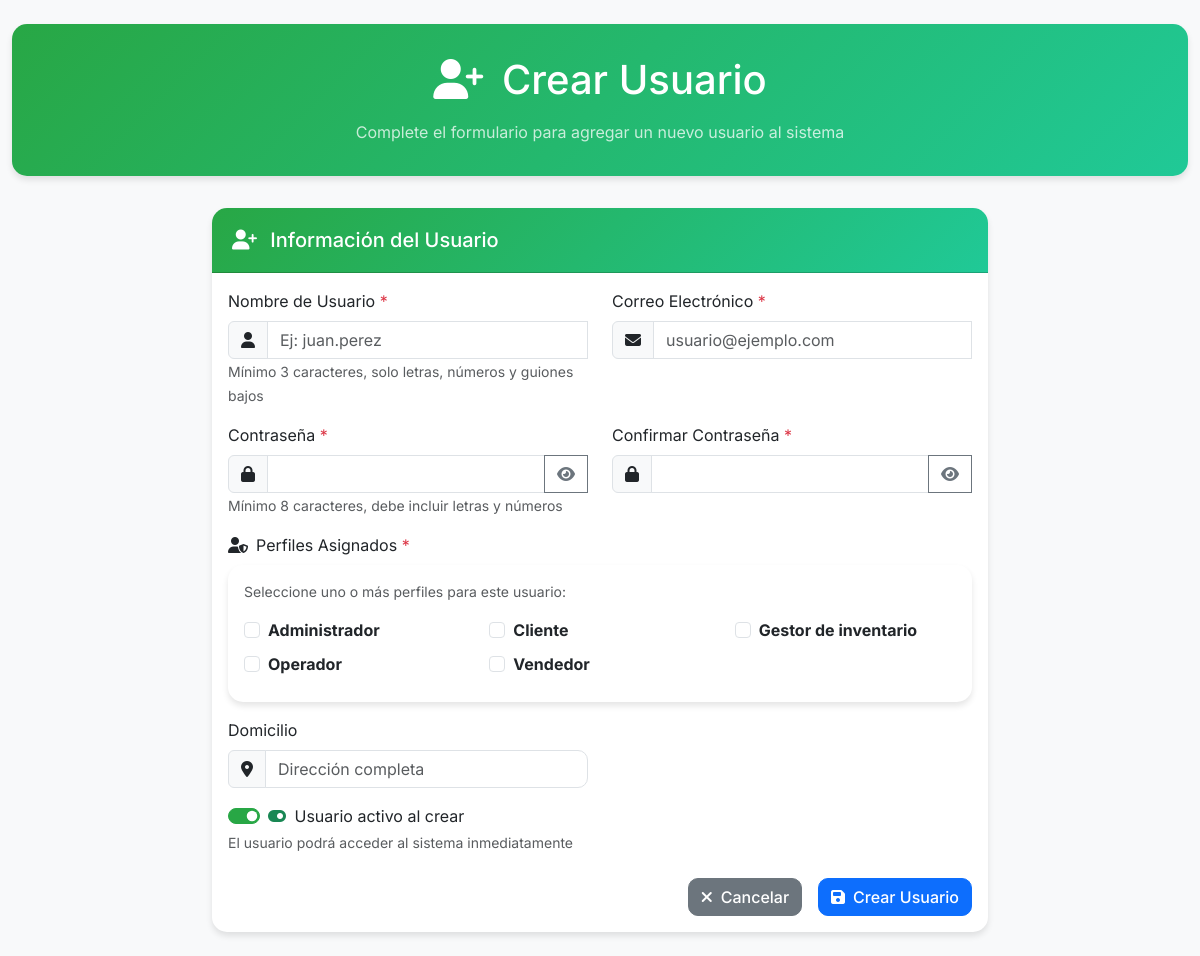
/controllers/UsuarioController.php?a=crear (signed in), run on the app's committed database.
### tables this page shows
CREATE TABLE `perfiles` (
  `id` int(11) NOT NULL,
  `nombre` varchar(45) NOT NULL,
  `estado` tinyint(1) NOT NULL DEFAULT 1 COMMENT 'Estado del perfil: 1=Activo, 0=Inactivo'
);

### controllers/BaseController.php (called while the page is built, shortened)
<?php
class BaseController {
    protected function render($vista, $datos = []) {
        extract($datos);
        include $vista;
    }
}
?>

### config/database.php (called while the page is built)
<?php
class Database {
    private static $instance = null;
    private $connection;
    private $host = 'localhost';
    private $dbname = 'premoldeado';
    private $username = 'root';
    private $password = '';
    public static function getInstance() {
        if (self::$instance === null) {
            self::$instance = new self();
        }
        return self::$instance;
    }
    private function __construct() {
        try {
            $this->connection = new PDO(
                "mysql:host={$this->host};dbname={$this->dbname};charset=utf8mb4",
                $this->username,
                $this->password,
                [
                    PDO::ATTR_ERRMODE => PDO::ERRMODE_EXCEPTION,
                    PDO::ATTR_DEFAULT_FETCH_MODE => PDO::FETCH_ASSOC,
                    PDO::ATTR_EMULATE_PREPARES => false
                ]
            );
        } catch (PDOException $e) {
            die("Error de conexión: " . $e->getMessage());
        }
    }
    public function getConnection() {
        return $this->connection;
    }
}
?>

### models/Usuario.php (called while the page is built, shortened)
<?php
require_once __DIR__ . '/../config/database.php';
class Usuario {
    private $db;
    public function __construct() {
        $this->db = Database::getInstance()->getConnection();
    }
    public function obtenerPerfiles() {
        try {
            $sql = "SELECT id, nombre FROM perfiles WHERE estado = 1 ORDER BY nombre";
            $stmt = $this->db->prepare($sql);
            $stmt->execute();
            return $stmt->fetchAll(PDO::FETCH_ASSOC);
        } catch (PDOException $e) {
            error_log("Error al obtener perfiles: " . $e->getMessage());
            return [];
        }
    }
}
?>

### views/pages/usuarios/crear_usuario.php (the view, shortened to what this page needs)
<!DOCTYPE html>
<html lang="es">
<head>
    <?php
    include_once __DIR__ . '/../../components/common-styles.php';
    ?>
</head>
<body>
    <div class="container-fluid py-4">
        <div class="page-header text-center">
            <h1 class="mb-3">
                <i class="fas fa-user-plus me-2"></i>
                <?= htmlspecialchars($titulo ?? 'Crear Usuario') ?>
            </h1>
            <p class="mb-0 opacity-75">Complete el formulario para agregar un nuevo usuario al sistema</p>
        </div>
        <div class="row justify-content-center">
            <div class="col-md-10 col-lg-8">
                <div class="card">
                    <div class="card-header">
                        <h5 class="card-title mb-0">
                            <i class="fas fa-user-plus me-2"></i>
                            Información del Usuario
                        </h5>
                    </div>
                    <div class="card-body">
                        <form method="POST"
                              action="/Sistema_Premoldeado/controllers/UsuarioController.php?a=guardarNuevoUsuario"
                              id="formCrearUsuario"
                              novalidate>
                                <div class="row">
                                    <div class="col-md-6 mb-3">
                                        <label for="nombre_usuario" class="form-label">
                                            Nombre de Usuario <span class="text-danger">*</span>
                                        </label>
                                        <div class="input-group">
                                            <span class="input-group-text">
                                                <i class="fas fa-user"></i>
                                            </span>
                                            <input type="text"
                                                   class="form-control"
                                                   id="nombre_usuario"
                                                   name="nombre_usuario"
                                                   placeholder="Ej: juan.perez"
                                                   required
                                                   minlength="3"
                                                   maxlength="50">
                                        </div>
                                        <small class="form-text text-muted">
                                            Mínimo 3 caracteres, solo letras, números y guiones bajos
                                        </small>
                                    </div>
                                    <div class="col-md-6 mb-3">
                                        <label for="email" class="form-label">
                                            Correo Electrónico <span class="text-danger">*</span>
                                        </label>
                                        <div class="input-group">
                                            <span class="input-group-text">
                                                <i class="fas fa-envelope"></i>
                                            </span>
                                            <input type="email"
                                                   class="form-control"
                                                   id="email"
                                                   name="email"
                                                   placeholder="usuario@ejemplo.com"
                                                   required
                                                   maxlength="150">
                                        </div>
                                    </div>
                                    <div class="col-md-6 mb-3">
                                        <label for="password" class="form-label">
                                            Contraseña <span class="text-danger">*</span>
                                        </label>
                                        <div class="input-group">
                                            <span class="input-group-text">
                                                <i class="fas fa-lock"></i>
                                            </span>
                                            <input type="password"
                                                   class="form-control"
                                                   id="password"
                                                   name="password"
                                                   required
                                                   minlength="8">
                                            <button class="btn btn-outline-secondary"
                                                    type="button"
                                                    onclick="togglePassword('password')">
                                                <i class="fas fa-eye" id="eye-password"></i>
                                            </button>
                                        </div>
                                        <small class="form-text text-muted">
                                            Mínimo 8 caracteres, debe incluir letras y números
                                        </small>
                                    </div>
                                    <div class="col-md-6 mb-3">
                                        <label for="confirmar_password" class="form-label">
                                            Confirmar Contraseña <span class="text-danger">*</span>
                                        </label>
                                        <div class="input-group">
                                            <span class="input-group-text">
                                                <i class="fas fa-lock"></i>
                                            </span>
                                            <input type="password"
                                                   class="form-control"
                                                   id="confirmar_password"
                                                   name="confirmar_password"
                                                   required
                                                   minlength="8">
                                            <button class="btn btn-outline-secondary"
                                                    type="button"
                                                    onclick="togglePassword('confirmar_password')">
                                                <i class="fas fa-eye" id="eye-confirmar_password"></i>
                                            </button>
                                        </div>
                                    </div>
                                    <div class="col-12 mb-3">
                                        <label class="form-label">
                                            <i class="fas fa-user-shield me-2"></i>Perfiles Asignados <span class="text-danger">*</span>
                                        </label>
                                        <div class="card border-light">
                                            <div class="card-body">
                                                <p class="text-muted small mb-3">Seleccione uno o más perfiles para este usuario:</p>
                                                <div class="row">
                                                    <?php if (!empty($perfiles) && is_array($perfiles)): ?>
                                                        <?php foreach ($perfiles as $perfil): ?>
                                                            <div class="col-md-6 col-lg-4 mb-2">
                                                                <div class="form-check">
                                                                    <input class="form-check-input"
                                                                           type="checkbox"
                                                                           name="perfiles_ids[]"
                                                                           value="<?= htmlspecialchars($perfil['id']) ?>"
                                                                           id="perfil_<?= htmlspecialchars($perfil['id']) ?>">
                                                                    <label class="form-check-label" for="perfil_<?= htmlspecialchars($perfil['id']) ?>">
                                                                        <strong><?= htmlspecialchars($perfil['nombre']) ?></strong>
                                                                    </label>
                                                                </div>
                                                            </div>
                                                        <?php endforeach; ?>
                                                    <?php endif; ?>
                                                </div>
                                            </div>
                                        </div>
                                    </div>
                                    <div class="col-md-6 mb-3">
                                        <label for="domicilio" class="form-label">Domicilio</label>
                                        <div class="input-group">
                                            <span class="input-group-text">
                                                <i class="fas fa-map-marker-alt"></i>
                                            </span>
                                            <input type="text"
                                                   class="form-control"
                                                   id="domicilio"
                                                   name="domicilio"
                                                   placeholder="Dirección completa"
                                                   maxlength="200">
                                        </div>
                                    </div>
                                    <div class="col-12 mb-4">
                                        <div class="form-check form-switch">
                                            <input class="form-check-input"
                                                   type="checkbox"
                                                   id="activo"
                                                   name="activo"
                                                   value="1"
                                                   checked>
                                            <label class="form-check-label" for="activo">
                                                <i class="fas fa-toggle-on text-success me-1"></i>
                                                Usuario activo al crear
                                            </label>
                                        </div>
                                        <small class="form-text text-muted">
                                            El usuario podrá acceder al sistema inmediatamente
                                        </small>
                                    </div>
                                </div>
                                <div class="row">
                                    <div class="col-12">
                                        <div class="d-grid gap-2 d-md-flex justify-content-md-end">
                                            <a href="/Sistema_Premoldeado/controllers/UsuarioController.php?a=list"
                                               class="btn btn-secondary me-md-2">
                                                <i class="fas fa-times me-2"></i>Cancelar
                                            </a>
                                            <button type="submit" class="btn btn-primary">
                                                <i class="fas fa-save me-2"></i>Crear Usuario
                                            </button>
                                        </div>
                                    </div>
                                </div>
                            </form>
                        </div>
                    </div>
                </div>
            </div>
        </div>
</body>
</html>

### assets/css/datatables-custom.css (style rules this page uses)
body { background-color: #f8f9fa; font-family: 'Inter', -apple-system, BlinkMacSystemFont, sans-serif; }
.page-header { background: linear-gradient(135deg, #6f42c1 0%, #007bff 100%); color: white; border-radius: 15px; padding: 2rem; margin-bottom: 2rem; box-shadow: 0 4px 6px rgba(0,0,0,0.1); }
.page-header h1 { margin-bottom: 1rem; }
.page-header p { margin-bottom: 0; opacity: 0.75; }
.card { border: none; border-radius: 15px; box-shadow: 0 4px 6px rgba(0,0,0,0.1); }
.card-header { background: linear-gradient(135deg, #007bff, #0056b3); color: white; border-radius: 15px 15px 0 0 !important; padding: 1.25rem; }
.card-header h5 { margin-bottom: 0; }
.btn { border-radius: 10px; font-weight: 500; }
.card { animation: fadeIn 0.3s ease-out; }

### views/components/common-styles.php (style rules this page uses)
:root { --primary-color: #007bff; --secondary-color: #6f42c1; --success-color: #198754; --danger-color: #dc3545; --warning-color: #ffc107; --info-color: #0dcaf0; --light-color: #f8f9fa; --dark-color: #212529; --border-radius: 10px; --box-shadow: 0 4px 6px rgba(0,0,0,0.1); --transition: all 0.2s ease; }
body { visibility: visible !important; }

### views/pages/usuarios/crear_usuario.php (style rules this page uses)
.page-header { background: linear-gradient(135deg, #28a745 0%, #20c997 100%); color: white; border-radius: 15px; padding: 2rem; margin-bottom: 2rem; box-shadow: 0 4px 6px rgba(0,0,0,0.1); }
.card { border: none; border-radius: 15px; box-shadow: 0 4px 6px rgba(0,0,0,0.1); }
.card-header { background: linear-gradient(135deg, #28a745, #20c997); color: white; border-radius: 15px 15px 0 0 !important; padding: 1.25rem; }
.btn { border-radius: 10px; font-weight: 500; }
.form-control, .form-select { border-radius: 10px; border: 1px solid #dee2e6; }
.form-check-input:checked { background-color: #28a745; border-color: #28a745; }

### data on the page
perfiles: nombre "Administrador"
perfiles: nombre "Cliente"
perfiles: nombre "Gestor de inventario"
perfiles: nombre "Operador"
perfiles: nombre "Vendedor"

### other printed values
$titulo "Crear Usuario"
